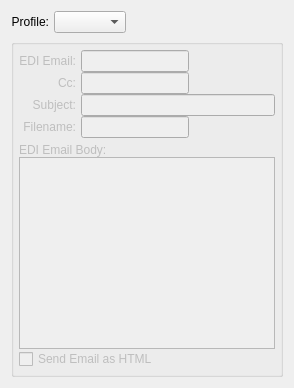
           <widget class="QWidget" name="page" >
            <layout class="QGridLayout" >
             <item row="0" column="0" >
              <layout class="QHBoxLayout" >
               <property name="spacing" >
                <number>5</number>
               </property>
               <item>
                <widget class="QLabel" name="_soEdiProfileLit" >
                 <property name="text" >
                  <string>Profile:</string>
                 </property>
                 <property name="alignment" >
                  <set>Qt::AlignRight|Qt::AlignTrailing|Qt::AlignVCenter</set>
                 </property>
                </widget>
               </item>
               <item>
                <layout class="QHBoxLayout" >
                 <property name="spacing" >
                  <number>0</number>
                 </property>
                 <item>
                  <widget class="XComboBox" name="_soEdiProfile" />
                 </item>
                 <item>
                  <spacer>
                   <property name="orientation" >
                    <enum>Qt::Horizontal</enum>
                   </property>
                   <property name="sizeType" >
                    <enum>QSizePolicy::Expanding</enum>
                   </property>
                   <property name="sizeHint" >
                    <size>
                     <width>40</width>
                     <height>20</height>
                    </size>
                   </property>
                  </spacer>
                 </item>
                </layout>
               </item>
              </layout>
             </item>
             <item row="1" column="0" >
              <widget class="QGroupBox" name="_soEdiGroup" >
               <property name="enabled" >
                <bool>false</bool>
               </property>
               <property name="title" >
                <string/>
               </property>
               <layout class="QVBoxLayout" >
                <property name="spacing" >
                 <number>5</number>
                </property>
                <property name="leftMargin" >
                 <number>5</number>
                </property>
                <property name="topMargin" >
                 <number>5</number>
                </property>
                <property name="rightMargin" >
                 <number>5</number>
                </property>
                <property name="bottomMargin" >
                 <number>5</number>
                </property>
                <item>
                 <layout class="QHBoxLayout" >
                  <property name="spacing" >
                   <number>5</number>
                  </property>
                  <item>
                   <layout class="QVBoxLayout" >
                    <property name="spacing" >
                     <number>0</number>
                    </property>
                    <item>
                     <widget class="QLabel" name="_soEdiEmailLit_2" >
                      <property name="text" >
                       <string>EDI Email:</string>
                      </property>
                      <property name="alignment" >
                       <set>Qt::AlignRight|Qt::AlignTrailing|Qt::AlignVCenter</set>
                      </property>
                     </widget>
                    </item>
                    <item>
                     <widget class="QLabel" name="_soEdiCCLit" >
                      <property name="text" >
                       <string>Cc:</string>
                      </property>
                      <property name="alignment" >
                       <set>Qt::AlignRight|Qt::AlignTrailing|Qt::AlignVCenter</set>
                      </property>
                     </widget>
                    </item>
                    <item>
                     <widget class="QLabel" name="_soSubjectLit" >
                      <property name="text" >
                       <string>Subject:</string>
                      </property>
                      <property name="alignment" >
                       <set>Qt::AlignRight|Qt::AlignTrailing|Qt::AlignVCenter</set>
                      </property>
                     </widget>
                    </item>
                    <item>
                     <widget class="QLabel" name="_soFileNameLit" >
                      <property name="text" >
                       <string>Filename:</string>
                      </property>
                      <property name="alignment" >
                       <set>Qt::AlignRight|Qt::AlignTrailing|Qt::AlignVCenter</set>
                      </property>
                     </widget>
                    </item>
                   </layout>
                  </item>
                  <item>
                   <layout class="QVBoxLayout" >
                    <property name="spacing" >
                     <number>0</number>
                    </property>
                    <item>
                     <layout class="QHBoxLayout" >
                      <property name="spacing" >
                       <number>0</number>
                      </property>
                      <item>
                       <widget class="XLineEdit" name="_soEdiEmail" />
                      </item>
                      <item>
                       <spacer>
                        <property name="orientation" >
                         <enum>Qt::Horizontal</enum>
                        </property>
                        <property name="sizeType" >
                         <enum>QSizePolicy::Expanding</enum>
                        </property>
                        <property name="sizeHint" >
                         <size>
                          <width>11</width>
                          <height>10</height>
                         </size>
                        </property>
                       </spacer>
                      </item>
                     </layout>
                    </item>
                    <item>
                     <layout class="QHBoxLayout" >
                      <property name="spacing" >
                       <number>0</number>
                      </property>
                      <item>
                       <widget class="XLineEdit" name="_soEdiCC" />
                      </item>
                      <item>
                       <spacer>
                        <property name="orientation" >
                         <enum>Qt::Horizontal</enum>
                        </property>
                        <property name="sizeType" >
                         <enum>QSizePolicy::Expanding</enum>
                        </property>
                        <property name="sizeHint" >
                         <size>
                          <width>11</width>
                          <height>10</height>
                         </size>
                        </property>
                       </spacer>
                      </item>
                     </layout>
                    </item>
                    <item>
                     <widget class="XLineEdit" name="_soEdiSubject" />
                    </item>
                    <item>
                     <layout class="QHBoxLayout" >
                      <property name="spacing" >
                       <number>0</number>
                      </property>
                      <item>
                       <widget class="XLineEdit" name="_soEdiFilename" />
                      </item>
                      <item>
                       <spacer>
                        <property name="orientation" >
                         <enum>Qt::Horizontal</enum>
                        </property>
                        <property name="sizeType" >
                         <enum>QSizePolicy::Expanding</enum>
                        </property>
                        <property name="sizeHint" >
                         <size>
                          <width>71</width>
                          <height>10</height>
                         </size>
                        </property>
                       </spacer>
                      </item>
                     </layout>
                    </item>
                   </layout>
                  </item>
                 </layout>
                </item>
                <item>
                 <layout class="QVBoxLayout" >
                  <property name="spacing" >
                   <number>0</number>
                  </property>
                  <item>
                   <widget class="QLabel" name="_soDefaultEDIBody" >
                    <property name="text" >
                     <string>EDI Email Body:</string>
                    </property>
                   </widget>
                  </item>
                  <item>
                   <widget class="QTextEdit" name="_soEdiEmailBody" />
                  </item>
                  <item>
                   <widget class="QCheckBox" name="_soEdiEmailHTML" >
                    <property name="text" >
                     <string>Send Email as HTML</string>
                    </property>
                   </widget>
                  </item>
                 </layout>
                </item>
               </layout>
              </widget>
             </item>
            </layout>
           </widget>
